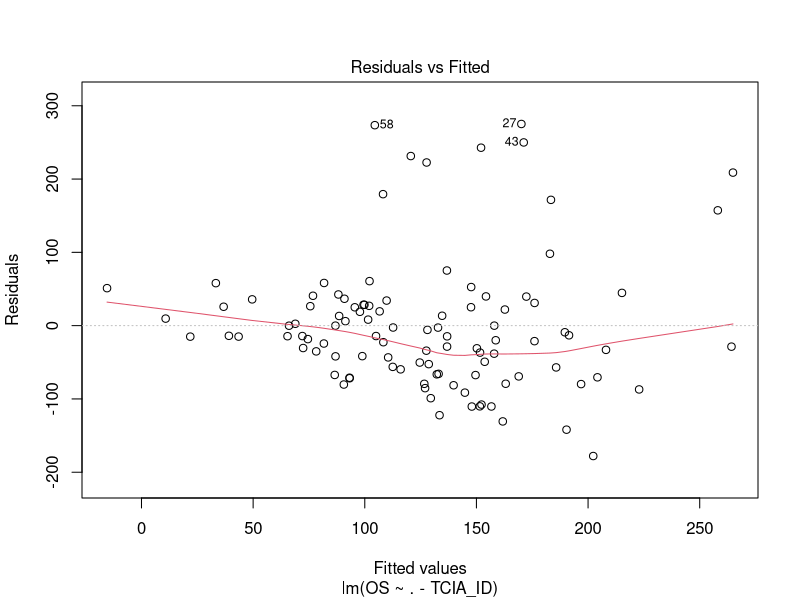
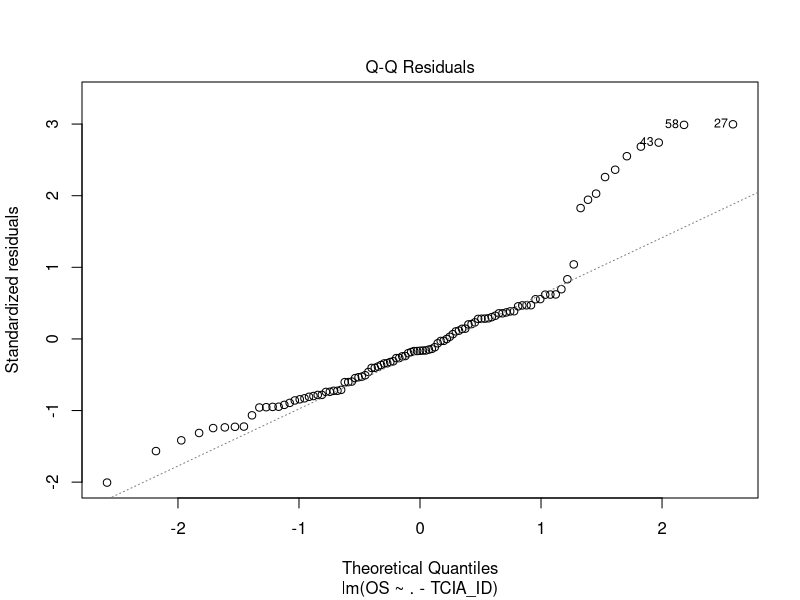
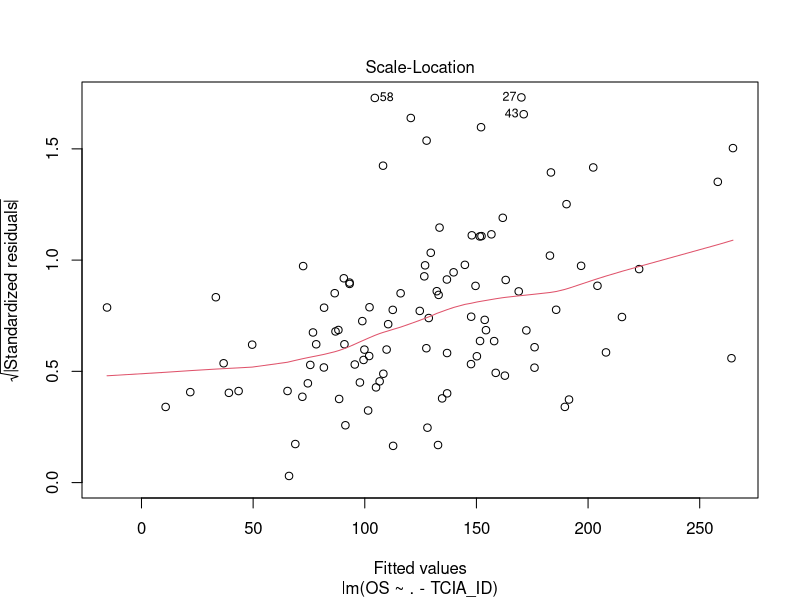
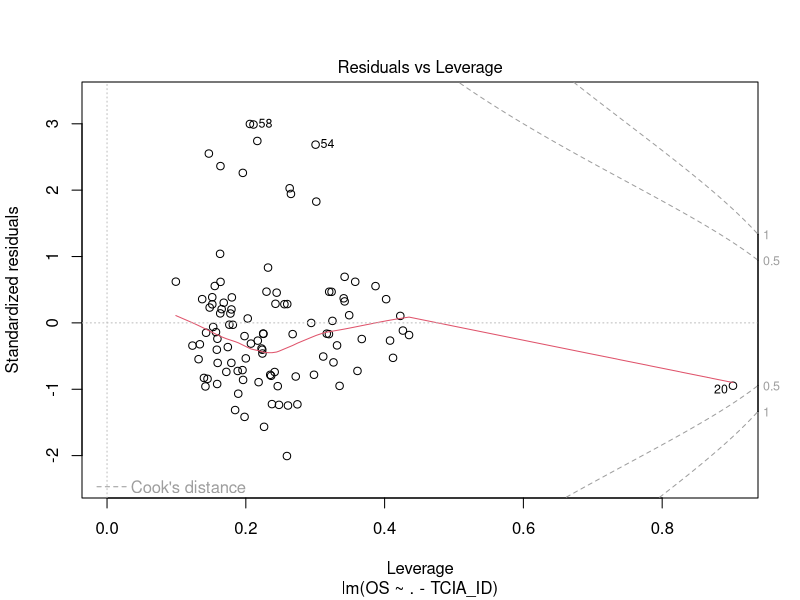

These charts were generated, in order, by the following R code: (Note: this script raises an error after producing the figures.)
## ---- chunk 1
clinical <- read.csv("clinical_data_processed.csv")
str(clinical)
## ---- chunk 2
regressio_lineal = lm(OS ~. - TCIA_ID, data = clinical)
summary(regressio_lineal)

## ---- chunk 3
plot(regressio_lineal)
## ---- chunk 4
matriz_pred <- clinical %>% 
  select(-TCIA_ID, -OS) %>% 
  as.matrix()

resposta <- clinical$OS
## ---- chunk 5
set.seed(2024)
train = sample(1:nrow(clinical), 70)
grid <- 10^seq(10,-2, length=100)
modelo_lasso <- glmnet(matriz_pred[train, ], resposta[train], alpha = 1, lambda = grid)
plot(modelo_lasso)
## ---- chunk 6
cv.out <- cv.glmnet(matriz_pred[train, ], resposta[train], alpha = 1)
#plot(cv.out)
bestlam <- cv.out$lambda.min
lasso.pred <- predict(modelo_lasso, s=bestlam, newx= matriz_pred[-train, ])
mean((lasso.pred-resposta[-train])^2)
## ---- chunk 7
out <- glmnet(matriz_pred, resposta, alpha = 1, lambda = grid)
lasso.coef <- predict(modelo_lasso, type = "coefficients", s = bestlam)
lasso.coef
## ---- chunk 8
library(randomForest)
## ---- chunk 9
set.seed(2024)
train = sample(1:nrow(clinical), 70)
rf.clinical_data <- randomForest(OS ~. - TCIA_ID, data = clinical, subset = train, mtry = 10, 
                                 importance = TRUE)
yhat <- predict(rf.clinical_data, newdata = clinical[-train, ])
clinical.test <- clinical[-train,]$OS
mean((yhat - clinical.test)^2 )
## ---- chunk 10
importance(rf.clinical_data)
